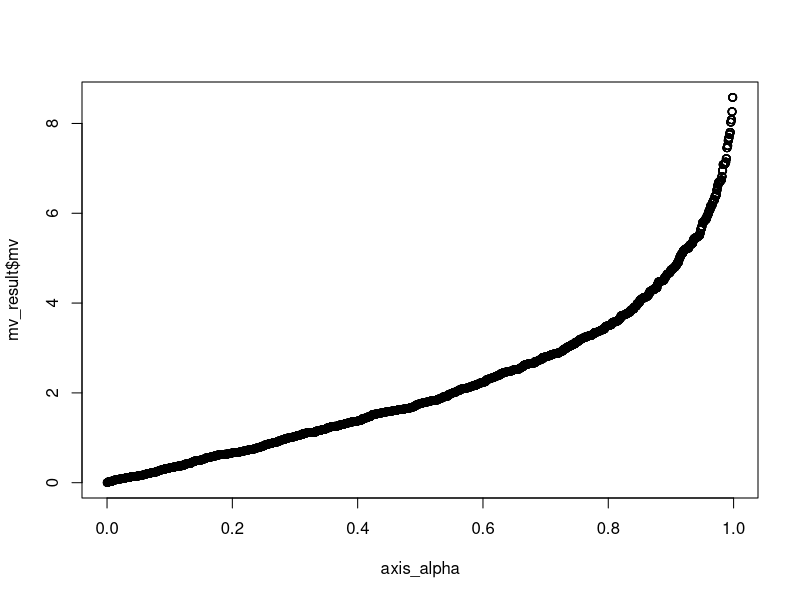
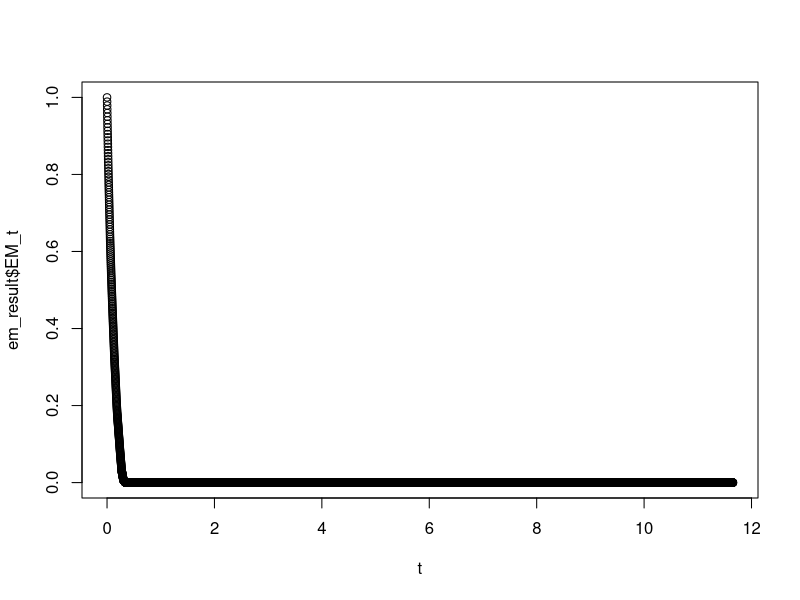

These charts were generated, in order, by the following R code:
library(dplyr)


# MASS-VOLUME -------------------------------------------------------------

auc <- function(x,y){
  return(sum((x-lag(x))*(y+lead(y))/2))
}
mv <- function(axis_alpha, volume_support, s_unif, s_X, n_generated){
  n <- length(s_X)
  s_X_order <- order(s_X)
  mass <- 0
  cpt <- 0
  u <- s_X[s_X_order[n-cpt]]
  mv <- numeric(length(axis_alpha))
  for(i in 1:length(axis_alpha)){
    while(mass < axis_alpha[i]){
      cpt <- cpt + 1
      u <- s_X[s_X_order[n-cpt]]
      mass <- cpt / n
    }
    mv[i] <- sum(s_unif >= u) / n_generated * volume_support
  }
  return(list(auc_mv = auc(axis_alpha, mv), mv = mv))
}

em <- function(t, t_max, volume_support, s_unif, s_X, n_generated){
  EM_t <- numeric(length(t))
  n <- length(s_X)
  s_X_unique <- unique(s_X)
  EM_t[1] <- 1.0
  for(u in s_X_unique){
    EM_t <- pmax(EM_t, sum(s_X > u)/n - t * sum(s_unif > u) / n_generated * volume_support)
  }
  amax <- which.max(EM_t <= t_max) + 1
  if(amax == 1){
    print("\n failed to achieve t_max \n")
    amax <- -1
  }
  auc_em <- auc(t[1:amax], EM_t[1:amax])
  return(list(auc_em=auc_em, EM_t=EM_t, amax=amax))
}

generator <- function(n){
  return(rnorm(n,0,1)+rnorm(n,10,1))
}
scoring <- function(x){
  return(dnorm(x,0,1)+dnorm(x,10,1))
}

n <- 1000
x <- generator(n)
s_X <- scoring(x)

lim_inf <- min(x)
lim_sup <- max(x)
volume_support <- prod(lim_sup - lim_inf)
n_generated <- 10000
unif <- runif(n_generated, lim_inf, lim_sup)
s_unif <- scoring(unif)
alpha_min <- 0
alpha_max <- 0.999
axis_alpha <- seq(alpha_min, alpha_max, 0.0001)

mv_result <- mv(axis_alpha, volume_support, s_unif, s_X, n_generated)
plot(axis_alpha, mv_result$mv)

t <- seq(0, 100 / volume_support, by=0.01 / volume_support)
t_max <- 0.9
em_result <- em(t, t_max, volume_support, s_unif, s_X, n_generated)
plot(t, em_result$EM_t)
